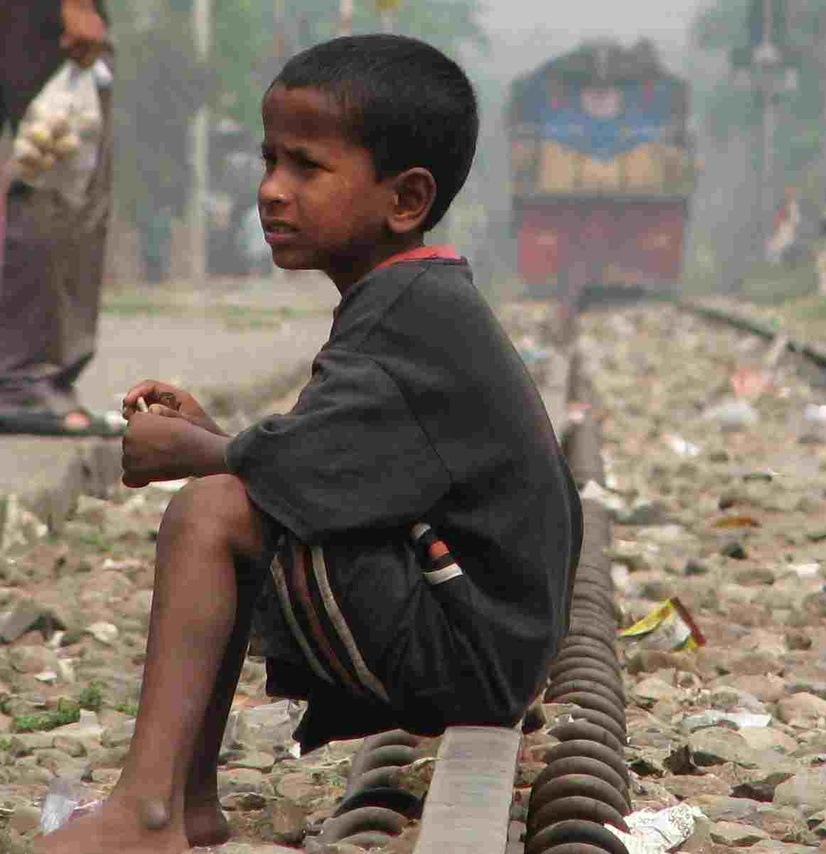
#> input picture Basics/Scan1.jpg, 826 x 854 px, shrunk from 1162 x 1202 before the run
$ python Noise.py
#> lines starting #> are read from the running program, lines starting #| are printed output that depends on the picture
# -*- coding: utf-8 -*-
"""
Created on Sat Aug 10 09:57:44 2019

@author: BILU
"""
import cv2
import numpy as np
from matplotlib import pyplot as plt
import random

img = np.array([])

img = cv2.imread('Scan1.jpg',1)
#> img is the input picture: shape (854, 826, 3); mean B, G, R 100.2, 110.8, 121.5
#img = cv2.cvtColor(img,cv2.COLOR_BGR2RGB)

rows, columns, dim = img.shape
#> rows = 854; columns = 826; dim = 3
p = 0.05

output = np.zeros(shape=(rows,columns,dim),dtype = int)

for i in range(rows):
    for j in range(columns):
        r = random.random()
        if r < p/2:
            output[i][j] = 0
        elif r < p:
            output[i][j] = 255
        else:
            output[i][j] = img[i][j]
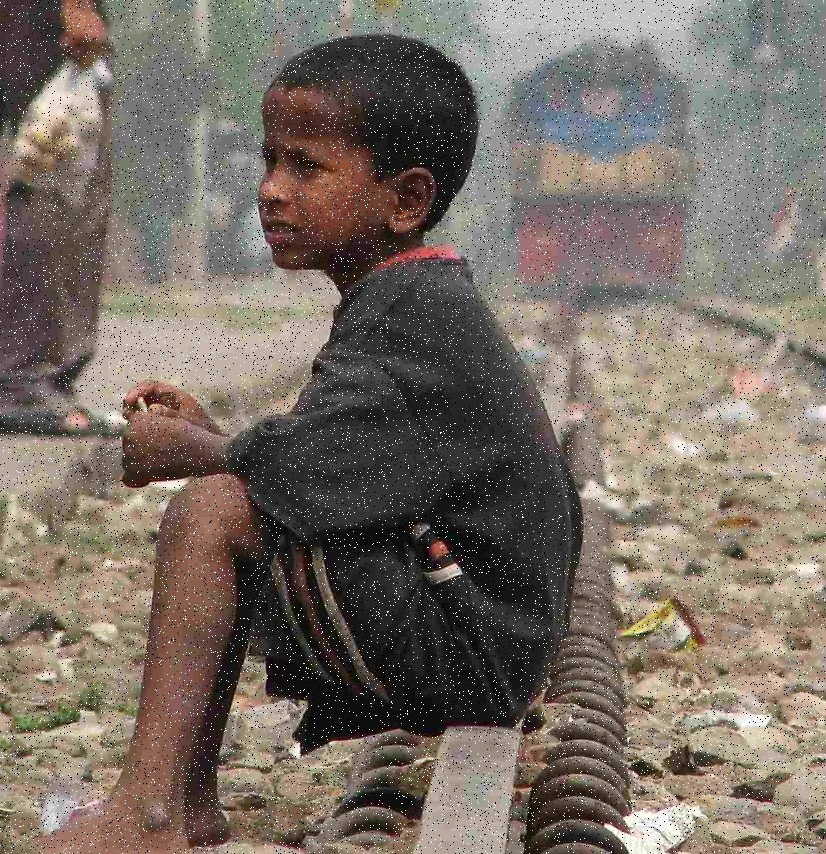
#> output: shape (854, 826, 3) int64; mean B, G, R 101.6, 111.6, 121.8

plt.subplot(1,2,1)
plt.imshow(img)
plt.title('Original Image')

plt.subplot(1,2,2)
plt.imshow(output)
plt.title('Noise Image')
plt.show()
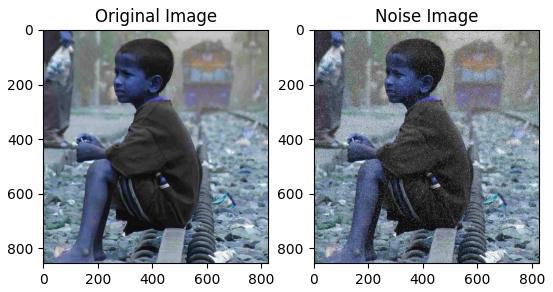
#> figure drawn by matplotlib, 2 panels; B, G, R data is drawn as R, G, B
#output = cv2.cvtColor(output,cv2.COLOR_BGR2RGB)
cv2.imwrite('Noise_image.jpg',output)
